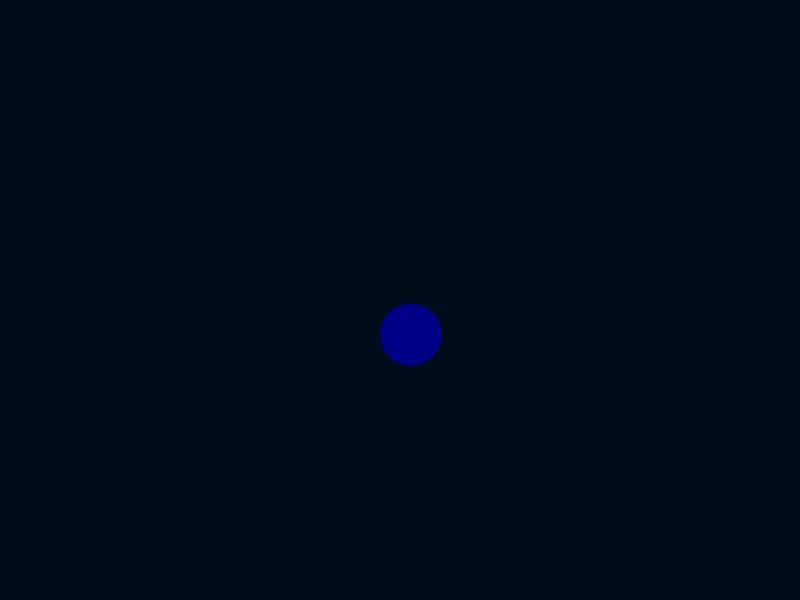
Frame 1 (no input)
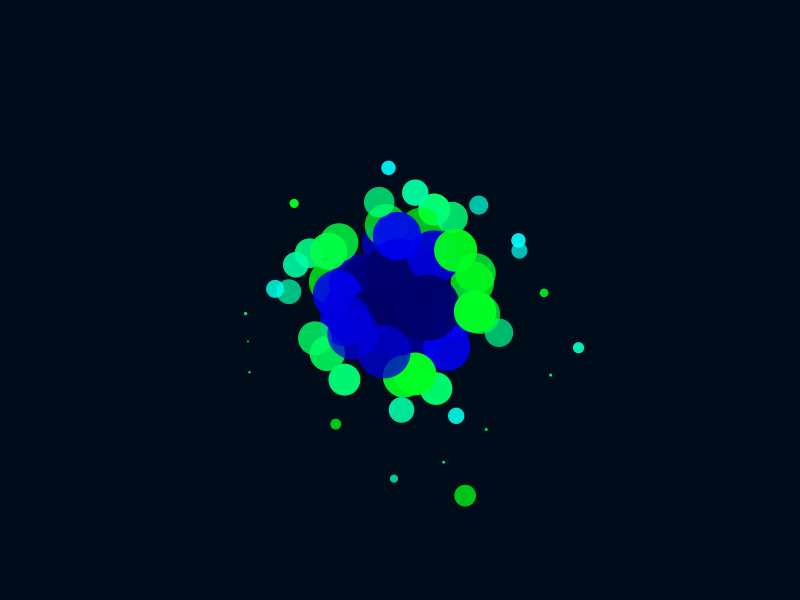
Frame 60 (the mouse pressed at the canvas centre just before this capture)
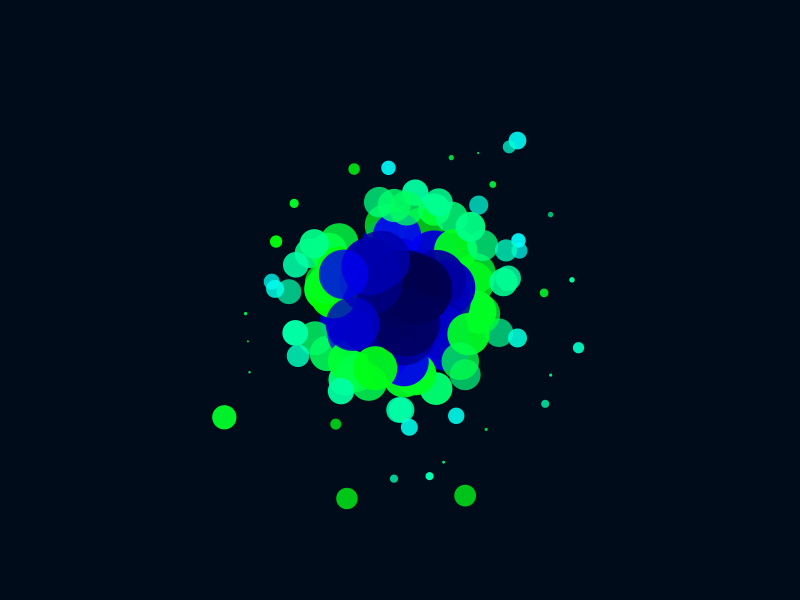
Frame 120 (the mouse held since frame 60 and released just before this capture)

The Processing sketch that drew these frames (run headless with seeded random() and noise(); from frame 60 on, the mouse is pressed at the canvas centre):

// Processing sketch: Nature_of_code_Gaussian_Splatters2
// ── Nature_of_code_Gaussian_Splatters2.pde
void setup() {
  size(800,600);
  background(0,12,25);
  //background(240,240,255);
  noStroke();
  //frameRate(2);
  //fill(color(random(255),random(255),random(255),255));
  fill(color(0,0,0,40));
}


float standDist = 80;
float diam = 10;
float xScale = 10;
float maxDiam = 80;
float minDiam = 1;


/*
struct product {
  int weight;
  double price;
} ;

/*
struct droplet {
  float x;
  float y;
  float d;
  color c;
};

void getDrop() {
  droplet drop;
  float n = randomGaussian();
  float m = randomGaussian();
  
  float mag = sqrt(n*n + m*m);
  float newMag = 20;
  if (mag > 0) {
    newDiam = map(mag,0,1,maxDiam,minDiam);
    //fill(color(0,255,0));
  } 

  
  
  drop.x = width/2 + n * standDist;
  drop.y = height/2 + m * standDist;
  drop.d = newDiaml
  drop.c = color( random(255), random(255), random(255), random(180,255) );
  //return drop;
}*/

int randAlpha() {
  return round(random(180,255)); 
}
int R_MASK = 255<<16;
int G_MASK = 255<<8;
int B_MASK = 255;
int A_MASK = 255<<24;


color getColorFromInt(int i) {
  
  int r = i & R_MASK;
  int g = i & G_MASK;
  int b = i & B_MASK;
  
  return (color(r,g,b,randAlpha()));
}


int count = 0;
void draw() {
  
  
  float n = randomGaussian();
  float m = randomGaussian();
  /*
  print (n);
  print( "  ");
  println (m);
  */
  float mag = sqrt(n*n + m*m);
  //println (mag);
  float newDiam = 30;
  int intColor = 0;
  
  if (m <= 0) {
    newDiam = map(m,-1,0,10,maxDiam);  
    //fill(color(255,0,0));
  }  
  if (mag > 0) {
    newDiam = map(mag,0,2,maxDiam,minDiam);
    //fill(color(0,255,0));
    intColor = (int)map(mag,0,4,0,1231);
    
  } 
  fill (getColorFromInt(intColor));
  
  float x = width/2 + n * standDist;
  float y = height/2 + m * standDist;

  //fill(color(random(255),random(255),random(255),255));
  
  //Draws the Circle
  //fill(color(random(255),random(255),random(255),random(180,255)));
  ellipse(x,y,newDiam,newDiam);
  
  //count ++;
  if (count > 80) {
    background(255);
    count = 0;
    fill(color(random(255),random(255),random(255),255));
    
    for(int i = 0; i < 20; i ++) {
      
    }
  }
  
  
  
}
